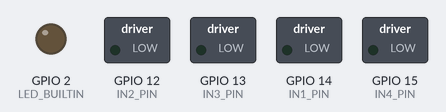
A sketch run on a simulated ESP8266 (NodeMCU). Shown: switched loads named in the sketch (green lamp = pin HIGH), output pins drawn as LEDs (lit = HIGH, except the on-board LED, lit = LOW). What the sketch prints to the serial monitor is not drawn.

Above: at 0.3 s.
Timing chart, 0 to 1.8 s (numbered marks = the images above):
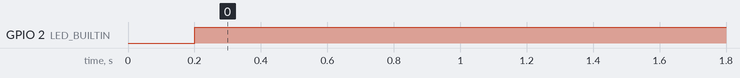

Measured:
- by itself, GPIO 2 (LED_BUILTIN): LOW → HIGH at 0.20 s

The sketch:

rc_robot.ino
```cpp
// Robot receiver (NodeMCU ESP8266) — ESP-NOW tank drive, phase 1
// HC-SR04 pins kept wired but NOT read (phase 2: telemetry + hard obstacle override)

#include <ESP8266WiFi.h>
#include <espnow.h>

const uint8_t IN1_PIN = 14;  // D5
const uint8_t IN2_PIN = 12;  // D6
const uint8_t IN3_PIN = 13;  // D7
const uint8_t IN4_PIN = 15;  // D8

const unsigned long FAILSAFE_MS = 200;
const uint8_t MAGIC = 0xA5;

enum Cmd : uint8_t { CMD_STOP = 0, CMD_FWD = 1, CMD_BACK = 2, CMD_LEFT = 3, CMD_RIGHT = 4 };

volatile uint8_t lastCmd = CMD_STOP;
volatile unsigned long lastCmdMs = 0;

void applyCmd(uint8_t cmd) {
  switch (cmd) {
    case CMD_FWD:
      digitalWrite(IN1_PIN, HIGH); digitalWrite(IN2_PIN, LOW);
      digitalWrite(IN3_PIN, HIGH); digitalWrite(IN4_PIN, LOW);
      break;
    case CMD_BACK:
      digitalWrite(IN1_PIN, LOW);  digitalWrite(IN2_PIN, HIGH);
      digitalWrite(IN3_PIN, LOW);  digitalWrite(IN4_PIN, HIGH);
      break;
    case CMD_LEFT:   // tank pivot: left rev, right fwd
      digitalWrite(IN1_PIN, LOW);  digitalWrite(IN2_PIN, HIGH);
      digitalWrite(IN3_PIN, HIGH); digitalWrite(IN4_PIN, LOW);
      break;
    case CMD_RIGHT:  // tank pivot: left fwd, right rev
      digitalWrite(IN1_PIN, HIGH); digitalWrite(IN2_PIN, LOW);
      digitalWrite(IN3_PIN, LOW);  digitalWrite(IN4_PIN, HIGH);
      break;
    default:
      digitalWrite(IN1_PIN, LOW); digitalWrite(IN2_PIN, LOW);
      digitalWrite(IN3_PIN, LOW); digitalWrite(IN4_PIN, LOW);
      break;
  }
}

const char *cmdName(uint8_t c) {
  switch (c) {
    case CMD_FWD:  return "FWD";
    case CMD_BACK: return "BACK";
    case CMD_LEFT: return "LEFT";
    case CMD_RIGHT:return "RIGHT";
    default:       return "STOP";
  }
}

void onReceive(uint8_t *mac, uint8_t *data, uint8_t len) {
  (void)mac;
  if (len < 2 || data[0] != MAGIC) return;
  uint8_t cmd = data[1];
  if (cmd > CMD_RIGHT) return;
  lastCmd = cmd;
  lastCmdMs = millis();
}

void setup() {
  Serial.begin(115200);
  pinMode(IN1_PIN, OUTPUT);
  pinMode(IN2_PIN, OUTPUT);
  pinMode(IN3_PIN, OUTPUT);
  pinMode(IN4_PIN, OUTPUT);
  applyCmd(CMD_STOP);

  pinMode(LED_BUILTIN, OUTPUT);
  digitalWrite(LED_BUILTIN, HIGH);  // off until link proven

  WiFi.mode(WIFI_STA);
  Serial.print("Robot MAC: ");
  Serial.println(WiFi.macAddress());

  if (esp_now_init() != 0) {
    Serial.println("ESP-NOW init FAILED");
    return;
  }
  esp_now_set_self_role(ESP_NOW_ROLE_COMBO);
  esp_now_register_recv_cb(onReceive);

  uint8_t broadcast[] = {0xFF, 0xFF, 0xFF, 0xFF, 0xFF, 0xFF};
  esp_now_add_peer(broadcast, ESP_NOW_ROLE_COMBO, 1, NULL, 0);

  Serial.println("rc_robot ready (phase 1: remote drive only)");
}

void loop() {
  static uint8_t shown = 255;
  bool linkAlive = (millis() - lastCmdMs) < FAILSAFE_MS;

  if (!linkAlive && lastCmd != CMD_STOP) {
    lastCmd = CMD_STOP;
    applyCmd(CMD_STOP);
  }

  digitalWrite(LED_BUILTIN, linkAlive ? LOW : HIGH);

  uint8_t c = lastCmd;
  if (c != shown) {
    shown = c;
    Serial.print(linkAlive ? "link  " : "FAILSAFE ");
    Serial.println(cmdName(c));
  }
  // phase 2 TODO: read HC-SR04 (D1/D2) every 100 ms,
  // hard-override to STOP if 0 < d < 20 cm, append distance to status
}
```
